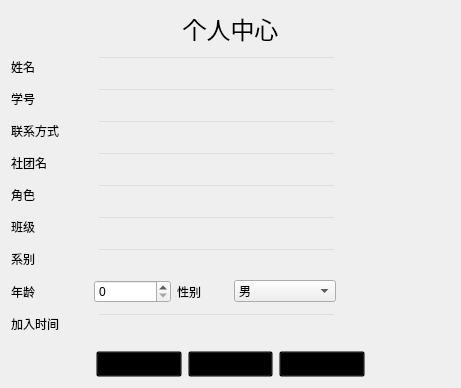
<?xml version="1.0" encoding="UTF-8"?>
<ui version="4.0">
 <class>personalCenter</class>
 <widget class="QWidget" name="personalCenter">
  <property name="geometry">
   <rect>
    <x>0</x>
    <y>0</y>
    <width>461</width>
    <height>388</height>
   </rect>
  </property>
  <property name="windowTitle">
   <string>Form</string>
  </property>
  <layout class="QVBoxLayout" name="verticalLayout_4">
   <item>
    <widget class="QLabel" name="register_lab">
     <property name="font">
      <font>
       <pointsize>18</pointsize>
      </font>
     </property>
     <property name="text">
      <string>个人中心</string>
     </property>
     <property name="alignment">
      <set>Qt::AlignCenter</set>
     </property>
    </widget>
   </item>
   <item>
    <layout class="QHBoxLayout" name="horizontalLayout_15" stretch="3,1">
     <item>
      <layout class="QVBoxLayout" name="verticalLayout_2">
       <item>
        <layout class="QHBoxLayout" name="horizontalLayout_6" stretch="1,3">
         <item>
          <widget class="QLabel" name="label_4">
           <property name="text">
            <string>姓名</string>
           </property>
          </widget>
         </item>
         <item>
          <widget class="QLineEdit" name="line_name">
           <property name="styleSheet">
            <string notr="true">QLineEdit{
    background-color:rgba(0,0,0,0);
}</string>
           </property>
           <property name="placeholderText">
            <string/>
           </property>
          </widget>
         </item>
        </layout>
       </item>
       <item>
        <layout class="QHBoxLayout" name="horizontalLayout_7" stretch="1,3">
         <item>
          <widget class="QLabel" name="label_5">
           <property name="text">
            <string>学号</string>
           </property>
          </widget>
         </item>
         <item>
          <widget class="QLineEdit" name="line_num">
           <property name="styleSheet">
            <string notr="true">QLineEdit{
    background-color:rgba(0,0,0,0);
}</string>
           </property>
           <property name="placeholderText">
            <string/>
           </property>
          </widget>
         </item>
        </layout>
       </item>
       <item>
        <layout class="QHBoxLayout" name="horizontalLayout_8" stretch="1,3">
         <item>
          <widget class="QLabel" name="label_6">
           <property name="text">
            <string>联系方式</string>
           </property>
          </widget>
         </item>
         <item>
          <widget class="QLineEdit" name="line_tel">
           <property name="styleSheet">
            <string notr="true">QLineEdit{
    background-color:rgba(0,0,0,0);
}</string>
           </property>
           <property name="placeholderText">
            <string/>
           </property>
          </widget>
         </item>
        </layout>
       </item>
       <item>
        <layout class="QHBoxLayout" name="horizontalLayout_9" stretch="1,3">
         <item>
          <widget class="QLabel" name="label_7">
           <property name="text">
            <string>社团名</string>
           </property>
          </widget>
         </item>
         <item>
          <widget class="QLineEdit" name="line_clubname">
           <property name="styleSheet">
            <string notr="true">QLineEdit{
    background-color:rgba(0,0,0,0);
}</string>
           </property>
           <property name="placeholderText">
            <string/>
           </property>
          </widget>
         </item>
        </layout>
       </item>
       <item>
        <layout class="QHBoxLayout" name="horizontalLayout_10" stretch="1,3">
         <item>
          <widget class="QLabel" name="label_8">
           <property name="text">
            <string>角色</string>
           </property>
          </widget>
         </item>
         <item>
          <widget class="QLineEdit" name="line_role">
           <property name="styleSheet">
            <string notr="true">QLineEdit{
    background-color:rgba(0,0,0,0);
}</string>
           </property>
           <property name="placeholderText">
            <string/>
           </property>
          </widget>
         </item>
        </layout>
       </item>
       <item>
        <layout class="QHBoxLayout" name="horizontalLayout_11" stretch="1,3">
         <item>
          <widget class="QLabel" name="label_9">
           <property name="text">
            <string>班级</string>
           </property>
          </widget>
         </item>
         <item>
          <widget class="QLineEdit" name="line_class">
           <property name="styleSheet">
            <string notr="true">QLineEdit{
    background-color:rgba(0,0,0,0);
}</string>
           </property>
           <property name="placeholderText">
            <string/>
           </property>
          </widget>
         </item>
        </layout>
       </item>
       <item>
        <layout class="QHBoxLayout" name="horizontalLayout_12" stretch="1,3">
         <item>
          <widget class="QLabel" name="label_10">
           <property name="text">
            <string>系别</string>
           </property>
          </widget>
         </item>
         <item>
          <widget class="QLineEdit" name="line_type">
           <property name="styleSheet">
            <string notr="true">QLineEdit{
    background-color:rgba(0,0,0,0);
}</string>
           </property>
           <property name="placeholderText">
            <string/>
           </property>
          </widget>
         </item>
        </layout>
       </item>
       <item>
        <layout class="QHBoxLayout" name="horizontalLayout_14" stretch="1,1">
         <item>
          <layout class="QHBoxLayout" name="horizontalLayout_3" stretch="1,1">
           <item>
            <widget class="QLabel" name="label_2">
             <property name="layoutDirection">
              <enum>Qt::RightToLeft</enum>
             </property>
             <property name="styleSheet">
              <string notr="true">QLabel{
    background-color:rgba(0,0,0,0);
}</string>
             </property>
             <property name="text">
              <string>年龄</string>
             </property>
             <property name="alignment">
              <set>Qt::AlignLeading|Qt::AlignLeft|Qt::AlignVCenter</set>
             </property>
            </widget>
           </item>
           <item>
            <widget class="QSpinBox" name="spinbox"/>
           </item>
          </layout>
         </item>
         <item>
          <layout class="QHBoxLayout" name="horizontalLayout_5" stretch="1,2">
           <item>
            <widget class="QLabel" name="label_3">
             <property name="text">
              <string>性别</string>
             </property>
            </widget>
           </item>
           <item>
            <widget class="QComboBox" name="comboBox">
             <property name="baseSize">
              <size>
               <width>0</width>
               <height>0</height>
              </size>
             </property>
             <property name="styleSheet">
              <string notr="true"/>
             </property>
             <item>
              <property name="text">
               <string>男</string>
              </property>
             </item>
             <item>
              <property name="text">
               <string>女</string>
              </property>
             </item>
            </widget>
           </item>
          </layout>
         </item>
        </layout>
       </item>
       <item>
        <layout class="QHBoxLayout" name="horizontalLayout_13" stretch="1,3">
         <item>
          <widget class="QLabel" name="label_11">
           <property name="text">
            <string>加入时间</string>
           </property>
          </widget>
         </item>
         <item>
          <widget class="QLineEdit" name="lineEdit">
           <property name="styleSheet">
            <string notr="true">QLineEdit{
    background-color:rgba(0,0,0,0);
}</string>
           </property>
          </widget>
         </item>
        </layout>
       </item>
      </layout>
     </item>
     <item>
      <layout class="QVBoxLayout" name="verticalLayout_3" stretch="1,1">
       <item>
        <widget class="QLabel" name="label_picture">
         <property name="minimumSize">
          <size>
           <width>30</width>
           <height>30</height>
          </size>
         </property>
         <property name="text">
          <string/>
         </property>
        </widget>
       </item>
       <item>
        <spacer name="verticalSpacer_8">
         <property name="orientation">
          <enum>Qt::Vertical</enum>
         </property>
         <property name="sizeHint" stdset="0">
          <size>
           <width>20</width>
           <height>40</height>
          </size>
         </property>
        </spacer>
       </item>
      </layout>
     </item>
    </layout>
   </item>
   <item>
    <layout class="QHBoxLayout" name="horizontalLayout_4" stretch="1,1,1,1,1">
     <item>
      <spacer name="horizontalSpacer_2">
       <property name="orientation">
        <enum>Qt::Horizontal</enum>
       </property>
       <property name="sizeHint" stdset="0">
        <size>
         <width>40</width>
         <height>20</height>
        </size>
       </property>
      </spacer>
     </item>
     <item>
      <widget class="QPushButton" name="btn_picture">
       <property name="styleSheet">
        <string notr="true">QPushButton{
    background-color:rgba(0,0,0,0);
}</string>
       </property>
       <property name="text">
        <string>修改头像</string>
       </property>
      </widget>
     </item>
     <item>
      <widget class="QPushButton" name="yes_btn_2">
       <property name="styleSheet">
        <string notr="true">QPushButton{
    background-color:rgba(0,0,0,0);
}</string>
       </property>
       <property name="text">
        <string>确定</string>
       </property>
      </widget>
     </item>
     <item>
      <widget class="QPushButton" name="no_btn_2">
       <property name="styleSheet">
        <string notr="true">QPushButton{
    background-color:rgba(0,0,0,0);
}</string>
       </property>
       <property name="text">
        <string>取消</string>
       </property>
      </widget>
     </item>
     <item>
      <spacer name="horizontalSpacer">
       <property name="orientation">
        <enum>Qt::Horizontal</enum>
       </property>
       <property name="sizeHint" stdset="0">
        <size>
         <width>40</width>
         <height>20</height>
        </size>
       </property>
      </spacer>
     </item>
    </layout>
   </item>
  </layout>
 </widget>
 <resources/>
 <connections/>
</ui>
